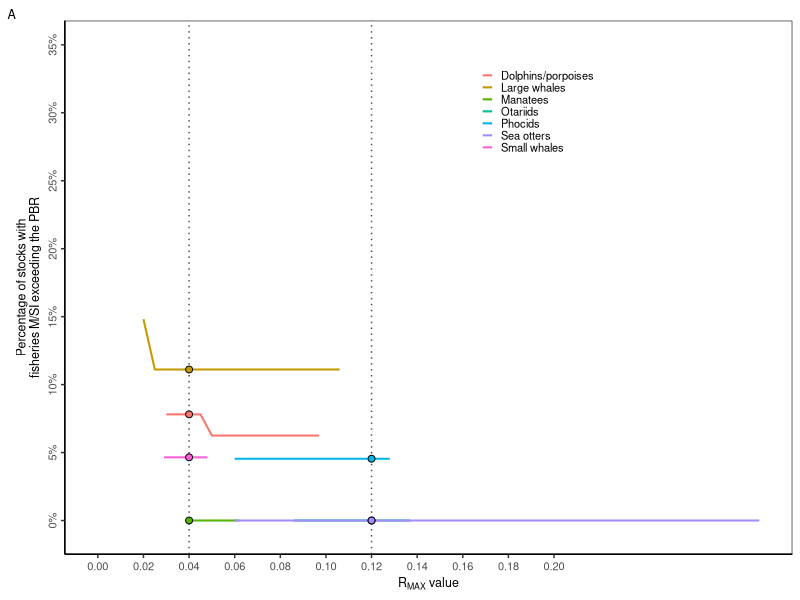
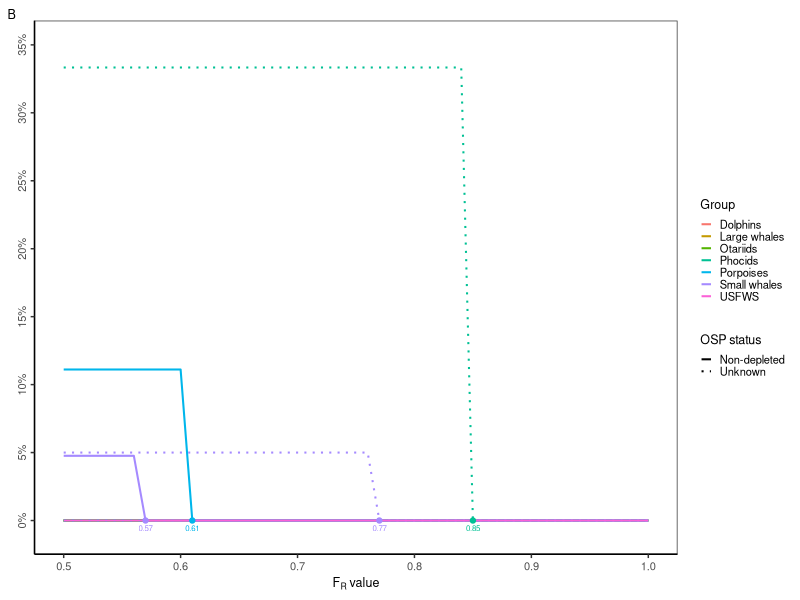
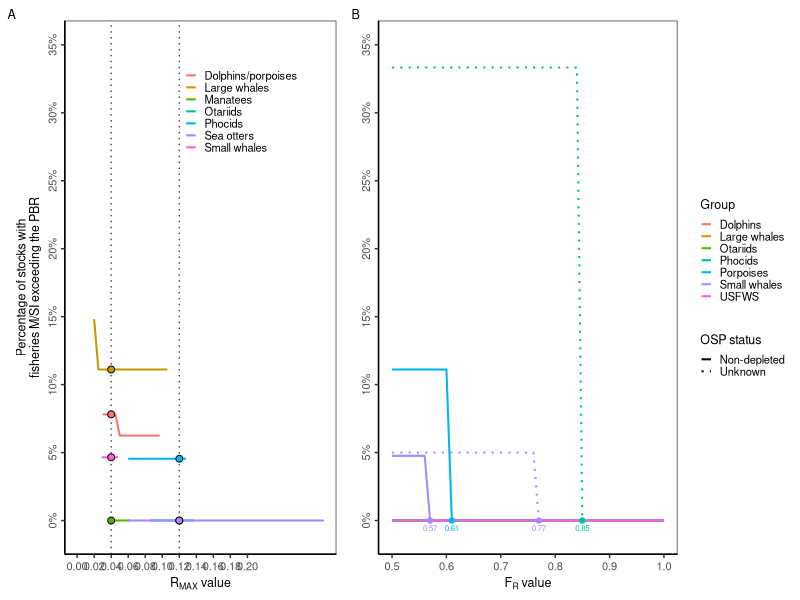

Write R code to recreate these figures, in order. (Note: this script raises an error after producing the figures.)

# Clear workspace
rm(list = ls())

# Setup
################################################################################

# Packages
library(tidyverse)

# Directories
outdir <- "data/sars/processed"
plotdir <- "figures"

# Read data
stats_rf <- read.csv(file=file.path("output/rf_sensitivity_analysis.csv"), as.is=T)
stats_rmax <- read.csv(file=file.path("output/rmax_sensitivity_analysis.csv"), as.is=T)


# Build data
################################################################################

# Extract points
pts_rf <- stats_rf %>% 
  filter(pstrategic==0) %>% 
  group_by(group, osp_status) %>% 
  filter(rf_sim==min(rf_sim)) %>% 
  ungroup() %>% 
  # Remove the ones that are already 100% non-strat at 0.5
  filter(rf_sim!=0.5)


# Plot data
################################################################################

# Theme
my_theme <-  theme(axis.text=element_text(size=8),
                   axis.text.y = element_text(angle = 90, hjust = 0.5),
                   axis.title=element_text(size=9),
                   legend.text=element_text(size=8),
                   legend.title=element_text(size=9),
                   strip.text=element_text(size=7),
                   plot.title=element_text(size=9),
                   plot.tag=element_text(size=9),
                   # Gridlines
                   panel.grid.major = element_blank(), 
                   panel.grid.minor = element_blank(),
                   panel.background = element_blank(), 
                   axis.line = element_line(colour = "black"),
                   # Legend
                   legend.key = element_rect(fill = NA, color=NA),
                   legend.key.size = unit(0.3, "cm"),
                   legend.background = element_rect(fill=alpha('blue', 0)))

# Rmax
g1 <- ggplot(stats_rmax, aes(x=rmax_sim, y=pstrategic, color=group)) +
  # Reference lines
  geom_vline(xintercept = c(0.04, 0.12), color="grey30", linetype="dotted") +
  # Lines
  geom_line(linewidth = 0.7) +
  geom_point(data=stats_rmax %>% filter(rmax_sim==rmax_default), show.legend = F,
             mapping=aes(fill=group), pch=21, color="black", size=2) +
  # Labels
  labs(x=expression("R"["MAX"]*" value"), 
       y="Percentage of stocks with\nfisheries M/SI exceeding the PBR",
       tag="A") +
  scale_x_continuous(lim=c(0, NA), breaks=seq(0, 0.2, 0.02)) +
  # scale_y_continuous(lim=c(-0.007, 0.35), labels=scales::percent_format(), breaks=seq(0, 0.14, 0.02)) +
  scale_y_continuous(lim=c(-0.007, 0.35), labels=scales::percent_format(), breaks=seq(0, 0.4, 0.05)) +
  # Legend
  scale_color_discrete(name="Group") +
  # Theme
  theme_bw() + my_theme +
  theme(legend.position = c(0.65, 0.83),
        legend.title = element_blank())
g1

# RF
g2 <- ggplot(stats_rf, aes(x=rf_sim, y=pstrategic, color=group, linetype=osp_status)) +
  # Lines
  geom_line(linewidth = 0.7) +
  geom_point(data=pts_rf,  size=1.5, show.legend = F) + # mapping=aes(shape=osp_status), 
  geom_text(data=pts_rf, mapping=aes(label=rf_sim), show.legend = F, vjust=1.8, size=2) +
  # Labels
  labs(x=expression("F"["R"]*" value"), 
       y="Percentage of stocks with\nfisheries M/SI exceeding the PBR",
       tag="B") +
  # scale_x_continuous(lim=c(0, NA), breaks=seq(0,0.2, 0.02)) +
  scale_y_continuous(lim=c(-0.007, 0.35), labels=scales::percent_format(), breaks=seq(0, 0.4, 0.05)) +
  # Legend
  scale_color_discrete(name="Group") +
  scale_linetype_manual(name="OSP status", values=c("solid", "dotted")) +
  # scale_shape_manual(name="OSP status", values=c(16, 18)) +
  # Theme
  theme_bw() + my_theme +
  theme(axis.title.y=element_blank())
g2

# Merge
g <- gridExtra::grid.arrange(g1, g2, nrow=1, widths=c(0.43, 0.57))

# Export
ggsave(g, filename=file.path(plotdir, "FigS8_rf_rmax_sensitivity_analysis.png"), 
       width=6.5, height=3, units="in", dpi=600, bg="white")
